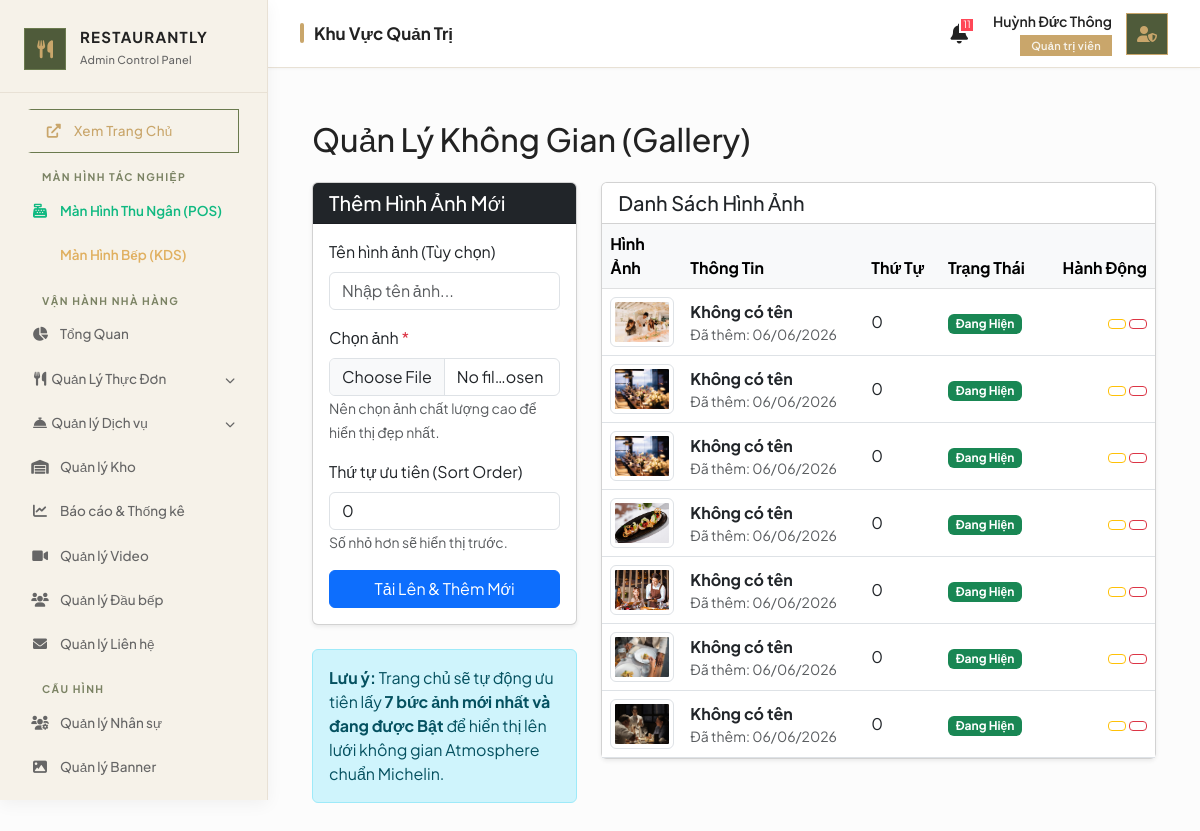
Page /admin/galleries.php (signed in) on the committed database.
### tables this page shows
CREATE TABLE `galleries` (
  `id` int(11) NOT NULL,
  `image_url` varchar(255) NOT NULL,
  `title` varchar(255) DEFAULT NULL,
  `sort_order` int(11) DEFAULT 0,
  `is_active` tinyint(1) DEFAULT 1,
  `created_at` timestamp NOT NULL DEFAULT current_timestamp()
);

### admin/galleries.php (called while the page is built, shortened)
<?php
require_once __DIR__ . '/controllers/GalleryController.php';

### config/database.php (called while the page is built, shortened)
<?php
class Database {
    private $host;
    private $port;
    private $db_name;
    private $username;
    private $password;
    public function __construct() {
        $this->host     = $_ENV['DB_HOST'] ?? '127.0.0.1';
        $this->port     = $_ENV['DB_PORT'] ?? '3306';
        $this->db_name  = $_ENV['DB_NAME'] ?? 'restaurant_db';
        $this->username = $_ENV['DB_USER'] ?? 'root';
        $this->password = $_ENV['DB_PASS'] ?? '';
    }
    public function getConnection() {
        $this->conn = null;
        try {
            $dsn = "mysql:host=" . $this->host . ";port=" . $this->port . ";dbname=" . $this->db_name . ";charset=utf8mb4";
            $options = [
                PDO::ATTR_ERRMODE            => PDO::ERRMODE_EXCEPTION,
                PDO::ATTR_DEFAULT_FETCH_MODE => PDO::FETCH_ASSOC,
                PDO::ATTR_EMULATE_PREPARES   => false,
            ];
            $this->conn = new PDO($dsn, $this->username, $this->password, $options);
        } catch(PDOException $exception) {
            error_log("Database Connection Error: " . $exception->getMessage());
            die("Lỗi kết nối cơ sở dữ liệu. Vui lòng liên hệ quản trị viên.");
        }
        return $this->conn;
    }
}
?>

### admin/views/galleries/index.php (the view, shortened to what this page needs)
<?php
require_once __DIR__ . '/../../../public/admin_layout_header.php';
?>
<div class="container-fluid mt-4">
    <h2 class="mb-4">Quản Lý Không Gian (Gallery)</h2>
    <div class="row">
        <div class="col-md-4">
            <div class="card shadow-sm mb-4">
                <div class="card-header bg-dark text-white">
                    <h5 class="mb-0">Thêm Hình Ảnh Mới</h5>
                </div>
                <div class="card-body">
                    <form action="/restaurant-project/admin/galleries.php?action=store" method="POST" enctype="multipart/form-data">
                        <div class="mb-3">
                            <label class="form-label">Tên hình ảnh (Tùy chọn)</label>
                            <input type="text" name="title" class="form-control" placeholder="Nhập tên ảnh...">
                        </div>
                        <div class="mb-3">
                            <label class="form-label">Chọn ảnh <span class="text-danger">*</span></label>
                            <input type="file" name="image" class="form-control" accept="image/*" required>
                            <small class="text-muted">Nên chọn ảnh chất lượng cao để hiển thị đẹp nhất.</small>
                        </div>
                        <div class="mb-3">
                            <label class="form-label">Thứ tự ưu tiên (Sort Order)</label>
                            <input type="number" name="sort_order" class="form-control" value="0">
                            <small class="text-muted">Số nhỏ hơn sẽ hiển thị trước.</small>
                        </div>
                        <button type="submit" class="btn btn-primary w-100">
                            <i class="bi bi-upload"></i> Tải Lên & Thêm Mới
                        </button>
                    </form>
                </div>
            </div>
            <div class="alert alert-info">
                <strong>Lưu ý:</strong> Trang chủ sẽ tự động ưu tiên lấy <strong>7 bức ảnh mới nhất và đang được Bật</strong> để hiển thị lên lưới không gian Atmosphere chuẩn Michelin.
            </div>
        </div>
        <div class="col-md-8">
            <div class="card shadow-sm">
                <div class="card-header bg-white">
                    <h5 class="mb-0">Danh Sách Hình Ảnh</h5>
                </div>
                <div class="card-body p-0">
                    <div class="table-responsive">
                        <table class="table table-hover align-middle mb-0">
                            <thead class="table-light">
                                <tr>
                                    <th width="80">Hình Ảnh</th>
                                    <th>Thông Tin</th>
                                    <th>Thứ Tự</th>
                                    <th>Trạng Thái</th>
                                    <th class="text-end">Hành Động</th>
                                </tr>
                            </thead>
                            <tbody>
                                <?php if (!empty($galleries)): ?>
                                    <?php foreach ($galleries as $gallery): ?>
                                        <tr>
                                            <td>
                                                <img src="/restaurant-project/public/assets/img/gallery/<?= htmlspecialchars($gallery['image_url']) ?>"
                                                     alt="Gallery"
                                                     class="img-thumbnail"
                                                     style="width: 70px; height: 50px; object-fit: cover;">
                                            </td>
                                            <td>
                                                <strong><?= htmlspecialchars($gallery['title'] ?: 'Không có tên') ?></strong>
                                                <div class="text-muted small">
                                                    Đã thêm: <?= date('d/m/Y', strtotime($gallery['created_at'])) ?>
                                                </div>
                                            </td>
                                            <td><?= $gallery['sort_order'] ?></td>
                                            <td>
                                                <?php if ($gallery['is_active']): ?>
                                                    <span class="badge bg-success">Đang Hiện</span>
                                                <?php else: ?>
                                                    <span class="badge bg-secondary">Đã Ẩn</span>
                                                <?php endif; ?>
                                            </td>
                                            <td class="text-end">
                                                <a href="/restaurant-project/admin/galleries.php?action=toggle&id=<?= $gallery['id'] ?>" class="btn btn-sm <?= $gallery['is_active'] ? 'btn-outline-warning' : 'btn-outline-success' ?>" title="<?= $gallery['is_active'] ? 'Ẩn ảnh này' : 'Bật ảnh này' ?>">
                                                </a>
                                                <a href="/restaurant-project/admin/galleries.php?action=delete&id=<?= $gallery['id'] ?>" class="btn btn-sm btn-outline-danger" onclick="return confirm('Bạn có chắc chắn muốn xóa hình ảnh này không?');" title="Xóa">
                                                </a>
                                            </td>
                                        </tr>
                                    <?php endforeach; ?>
                                <?php endif; ?>
                            </tbody>
                        </table>
                    </div>
                </div>
            </div>
        </div>
    </div>
</div>
</body>
</html>

### public/admin_layout_header.php (style rules this page uses)
:root { --sidebar-bg: #F6F2E9; --sidebar-border: #e8e1d5; --topbar-bg: #ffffff; --accent-color: #C9A66B; --accent-green: #4F5B3A; --accent-green-light: #6A7A4E; --text-sidebar: #222222; --text-sidebar-muted: #666666; --text-main: #222222; --text-muted: #666666; --bg-main: #fcfcfc; --shadow-sm: 0 1px 3px rgba(0, 0, 0, 0.04); --shadow-md: 0 4px 16px rgba(0, 0, 0, 0.05); }
* { box-sizing: border-box; }
body { font-family: 'Plus Jakarta Sans', sans-serif; background-color: var(--bg-main); overflow-x: hidden; color: var(--text-main); }

### rows in the picture
galleries: image_url (picture), title "Không có tên", created_at "06/06/2026", sort_order "0", is_active "Đang Hiện"
galleries: image_url (picture), title "Không có tên", created_at "06/06/2026", sort_order "0", is_active "Đang Hiện"
galleries: image_url (picture), title "Không có tên", created_at "06/06/2026", sort_order "0", is_active "Đang Hiện"
galleries: image_url (picture), title "Không có tên", created_at "06/06/2026", sort_order "0", is_active "Đang Hiện"
galleries: image_url (picture), title "Không có tên", created_at "06/06/2026", sort_order "0", is_active "Đang Hiện"
galleries: image_url (picture), title "Không có tên", created_at "06/06/2026", sort_order "0", is_active "Đang Hiện"
galleries: image_url (picture), title "Không có tên", created_at "06/06/2026", sort_order "0", is_active "Đang Hiện"

### other values in the picture
$page_titles[$current_page] "Khu Vực Quản Trị"
$total_alerts "11"
$_SESSION['username'] "Huỳnh Đức Thông"
